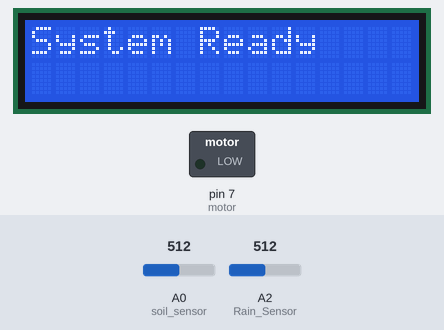
This sketch was run on a simulated Arduino Uno, built with avr-gcc and run on an emulated ATmega328P. Shown: 16×2 character LCD, switched loads named in the sketch (green lamp = pin HIGH). Inputs (shaded band) come from the test bench; at power-on: A2 (Rain_Sensor) = 512, A0 (soil_sensor) = 512.

Above: at 5.1 s.
At 7.2 s:
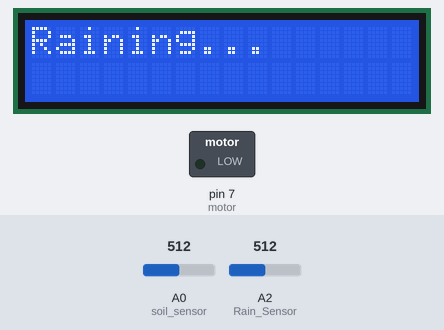
7.3 s: A2 (Rain_Sensor) set to 105
8.8 s: A2 (Rain_Sensor) set to 91
At 9.2 s:
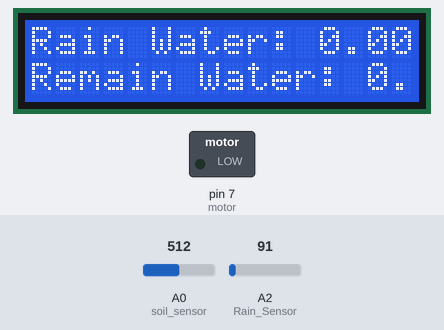
10.3 s: A2 (Rain_Sensor) set to 110
At 11.2 s:
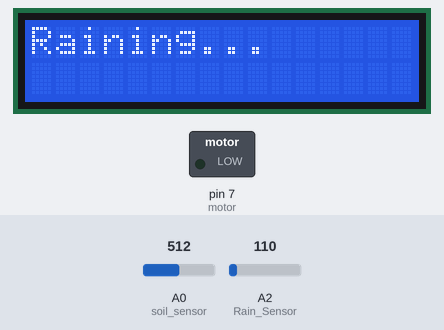
11.8 s: A2 (Rain_Sensor) set to 90
At 12.7 s:
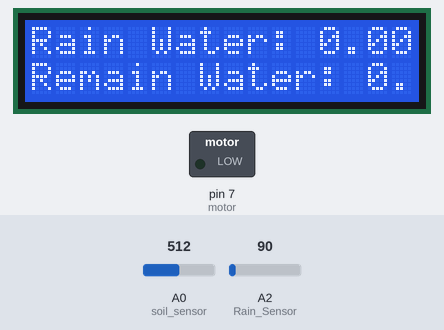
Timing chart, 0 to 14.3 s (numbered marks = the images above; inputs shaded):
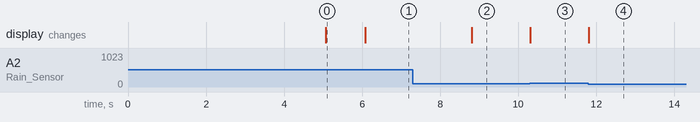

Measured:
- the behaviour switches between 101 and 100 on A2 (Rain_Sensor) (found by bisection; images 1 and 2)
- after the input at 7.3 s, every drawn part: stays the same
- after the input at 8.8 s, the display: changes at once (image 2)
- after the input at 10.3 s, the display: changes at once (image 3)
- after the input at 11.8 s, the display: changes at once (image 4)
- what the display in image 0 shows lasts 1.0 s, from 5.1 s to 6.1 s

The sketch:

Project.ino
```cpp
#include<LiquidCrystal.h>

#define Rain_Sensor A2
#define motor 7
#define soil_sensor A0  // Analog input pin that the soil moisture sensor is attached to

LiquidCrystal lcd(0,1,8,9,10,11); // Creates an LC object. Parameters: (rs, enable, d4, d5, d6, d7)

String state = "Rajasthan";
String crop = "Wheat";
float Kc = 0.25;
float ETo = 4;
float land_area = 0.065;   //In meter square
float soil_volume = 2.925  ; //volume of soil L
float minMoist = 0/*35*/,maxMoist = 50;
float motorTime = .446;    //To run for increase in soil moisture by 1% in 1 L land(Vol of Soil)
float volMotor = 1/60;     //Volume Of Water Coming Out Per Sec in L
float ET = Kc*ETo*0.001;  //It is in m/day
float ET_litres = ET*land_area*1000;    //L/day
float volPerPerc = volMotor*motorTime*soil_volume;   //Volume Req to increase 1% of moisture in total volume
float moistValue;
int date,month,year;
int i=1;
void setup()
{
     lcd.begin(16,2); // Initializes the interface to the LCD screen, and specifies the dimensions (width and height) of the display }
     lcd.print("Water Irrigation");
     lcd.setCursor(4,1);
     lcd.print("Welcomes You");
     pinMode(motor, OUTPUT);
     delay(5000);
     lcd.clear();
     lcd.print("System Ready");
     delay(1000);
}
void loop()
{
      moistValue = 100 - (analogRead(soil_sensor)/1023.00 * 100);
     //Check For Rain
     if(analogRead(Rain_Sensor)>100)
     {
           lcd.clear();
           lcd.print("Raining...");
           while(analogRead(Rain_Sensor)>100);
           lcd.clear();
           lcd.print("Rain Stopped");
           int currMoist = 100 - (analogRead(soil_sensor)/1023.00 * 100);
           lcd.clear();
           lcd.print("Rain Water: ");
           float rainWater = (currMoist - moistValue)*volPerPerc;
           lcd.print(rainWater);
           lcd.print("L");
           moistValue = currMoist;
           ET_litres = ET_litres - rainWater;
           lcd.setCursor(0,1);
           lcd.print("Remain Water: ");
           lcd.print(ET_litres);
           lcd.print("L");
     }
     //Rain Ends Here

     //If Crops Need Water
     if(moistValue < minMoist)
     {
          lcd.clear();
          lcd.print("Motor Started");
          lcd.setCursor(0,1);
          lcd.print("Avail.: ");
          lcd.print(ET_litres);
          lcd.print("L");
          digitalWrite(motor,HIGH);
          int run_time = motorTime*soil_volume*(maxMoist-moistValue)*1000;
          delay(run_time);
          digitalWrite(motor,LOW);
          lcd.clear();
          lcd.print("Motor Stopped");
          lcd.setCursor(0,1);
          lcd.print("Wait..");
          while(moistValue < minMoist)
          {
              moistValue = 100 - (analogRead(soil_sensor)/1023.00 * 100);
          }
          ET_litres = ET_litres - (volMotor*run_time);
          lcd.clear();
          lcd.print("Done");
          lcd.setCursor(0,1);
          lcd.print("Given: ");
          lcd.print(ET_litres);
          lcd.print("L");
     }
     //Water Need Fullfilled
}
```
